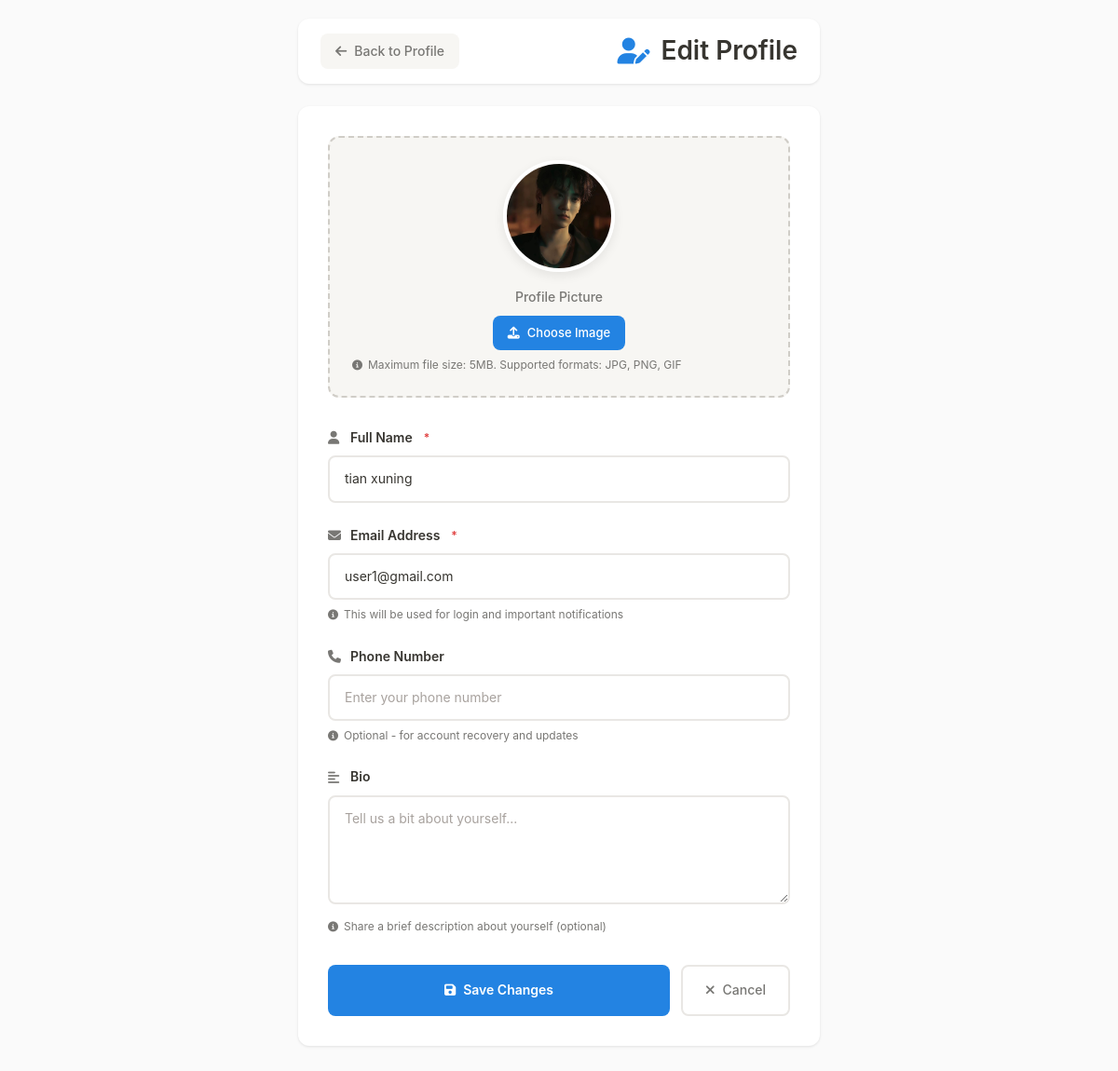
The page /main/profile/edit_profile.php (signed in) on the database its author committed.
### tables this page shows
CREATE TABLE `users` (
  `id` int NOT NULL,
  `name` varchar(100) NOT NULL,
  `username` varchar(50) NOT NULL,
  `email` varchar(100) NOT NULL,
  `password` varchar(255) NOT NULL,
  `role` enum('user','admin') DEFAULT 'user',
  `avatar` varchar(255) DEFAULT NULL,
  `phone_number` varchar(20) DEFAULT NULL,
  `bio` text,
  `reputation_score` int DEFAULT '0',
  `created_at` timestamp NULL DEFAULT CURRENT_TIMESTAMP,
  `updated_at` timestamp NULL DEFAULT CURRENT_TIMESTAMP ON UPDATE CURRENT_TIMESTAMP,
  `reset_token` varchar(255) DEFAULT NULL,
  `reset_expires` datetime DEFAULT NULL,
  `is_verified` tinyint(1) DEFAULT '0',
  `verify_token` varchar(255) DEFAULT NULL,
  `login_provider` varchar(50) DEFAULT 'email',
  `token_expires` datetime DEFAULT NULL
);

### main/profile/edit_profile.php (the view, shortened to what this page needs)
<?php
include "../../connection.php";
$user_id = $_SESSION['user_id'];
$stmt = $conn->prepare("SELECT name, email, avatar, phone_number, bio FROM users WHERE id = ?");
$stmt->bind_param("i", $user_id);
$stmt->execute();
$result = $stmt->get_result();
$user = $result->fetch_assoc();
?>
<!DOCTYPE html>
<html lang="en">
<head>
<link href="https://cdn.jsdelivr.net/npm/bootstrap@5.3.2/dist/css/bootstrap.min.css" rel="stylesheet">
<link href="https://cdnjs.cloudflare.com/ajax/libs/font-awesome/6.4.0/css/all.min.css" rel="stylesheet">
</head>
<body>
<div class="container">
  <div class="header">
    <a href="index.php" class="back-btn">
      <i class="fas fa-arrow-left"></i>
      Back to Profile
    </a>
    <h1 class="page-title">
      <i class="fas fa-user-edit"></i>
      Edit Profile
    </h1>
  </div>
  <div class="main-card">
    <form method="POST" enctype="multipart/form-data" id="profileForm">
      <div class="avatar-section">
        <div class="avatar-container">
          <img src="../../uploads/<?php echo htmlspecialchars($user['avatar']); ?>"
               class="avatar-preview"
               alt="Current avatar"
               id="avatarPreview">
        </div>
        <div class="avatar-upload-label">Profile Picture</div>
        <div class="file-input-wrapper">
          <div class="file-input-btn">
            <i class="fas fa-upload"></i>
            Choose Image
          </div>
        </div>
        <div class="form-helper">
          <i class="fas fa-info-circle"></i>
          Maximum file size: 5MB. Supported formats: JPG, PNG, GIF
        </div>
      </div>
      <div class="form-group">
        <label class="form-label">
          <i class="fas fa-user"></i>
          Full Name
          <span class="required-indicator">*</span>
        </label>
        <input type="text"
               name="name"
               value="<?php echo htmlspecialchars($user['name']); ?>"
               class="form-input"
               required
               placeholder="Enter your full name">
      </div>
      <div class="form-group">
        <label class="form-label">
          <i class="fas fa-envelope"></i>
          Email Address
          <span class="required-indicator">*</span>
        </label>
        <input type="email"
               name="email"
               value="<?php echo htmlspecialchars($user['email']); ?>"
               class="form-input"
               required
               placeholder="Enter your email address">
        <div class="form-helper">
          <i class="fas fa-info-circle"></i>
          This will be used for login and important notifications
        </div>
      </div>
      <div class="form-group">
        <label class="form-label">
          <i class="fas fa-phone"></i>
          Phone Number
        </label>
        <input type="tel"
               name="phone"
               value="<?php echo htmlspecialchars($user['phone_number'] ?? ''); ?>"
               class="form-input"
               placeholder="Enter your phone number">
        <div class="form-helper">
          <i class="fas fa-info-circle"></i>
          Optional - for account recovery and updates
        </div>
      </div>
      <div class="form-group">
        <label class="form-label">
          <i class="fas fa-align-left"></i>
          Bio
        </label>
        <textarea name="bio"
                  class="form-input form-textarea"
                  rows="4"
                  placeholder="Tell us a bit about yourself..."><?php echo htmlspecialchars($user['bio'] ?? ''); ?></textarea>
        <div class="form-helper">
          <i class="fas fa-info-circle"></i>
          Share a brief description about yourself (optional)
        </div>
      </div>
      <div class="action-buttons">
        <button type="submit" class="btn-primary-custom" id="saveBtn">
          <i class="fas fa-save"></i>
          Save Changes
        </button>
        <a href="index.php" class="btn-secondary-custom">
          <i class="fas fa-times"></i>
          Cancel
        </a>
      </div>
    </form>
  </div>
</div>
</body>
</html>

### main/profile/edit_profile.php (style rules this page uses)
:root { --notion-bg: #fafafa; --notion-white: #ffffff; --notion-gray-100: #f7f6f3; --notion-gray-200: #e9e7e4; --notion-gray-300: #d0cdc7; --notion-gray-400: #a8a29e; --notion-gray-600: #787774; --notion-gray-800: #373530; --notion-blue: #2383e2; --notion-red: #e03e3e; --notion-green: #0f7b0f; --notion-orange: #d9730d; --shadow-light: 0 1px 3px rgba(0, 0, 0, 0.1); --shadow-medium: 0 4px 12px rgba(0, 0, 0, 0.08); --shadow-focus: 0 0 0 3px rgba(35, 131, 226, 0.1); --border-radius: 8px; --border-radius-lg: 12px; }
* { box-sizing: border-box; }
body { background-color: var(--notion-bg); font-family: -apple-system, BlinkMacSystemFont, "Segoe UI", Roboto, "Helvetica Neue", sans-serif; color: var(--notion-gray-800); line-height: 1.6; margin: 0; padding: 0; min-height: 100vh; }
.container { max-width: 600px; margin: 0 auto; padding: 20px; }
.header { background: var(--notion-white); border-radius: var(--border-radius-lg); box-shadow: var(--shadow-light); padding: 16px 24px; margin-bottom: 24px; display: flex; align-items: center; justify-content: space-between; }
.back-btn { display: inline-flex; align-items: center; gap: 8px; padding: 8px 16px; background: var(--notion-gray-100); color: var(--notion-gray-600); text-decoration: none; border-radius: var(--border-radius); font-size: 14px; font-weight: 500; transition: all 0.2s ease; border: none; }
.page-title { margin: 0; font-size: 28px; font-weight: 600; color: var(--notion-gray-800); display: flex; align-items: center; gap: 12px; }
.page-title i { color: var(--notion-blue); }
.main-card { background: var(--notion-white); border-radius: var(--border-radius-lg); box-shadow: var(--shadow-light); padding: 32px; margin-bottom: 24px; }
.avatar-section { text-align: center; margin-bottom: 32px; padding: 24px; background: var(--notion-gray-100); border-radius: var(--border-radius-lg); border: 2px dashed var(--notion-gray-300); transition: all 0.2s ease; }
.avatar-container { position: relative; display: inline-block; margin-bottom: 16px; }
.avatar-preview { width: 120px; height: 120px; border-radius: 50%; object-fit: cover; border: 4px solid var(--notion-white); box-shadow: var(--shadow-medium); }
.avatar-upload-label { color: var(--notion-gray-600); font-size: 14px; font-weight: 500; margin-bottom: 8px; }
.file-input-wrapper { position: relative; display: inline-block; cursor: pointer; }
.file-input-btn { background: var(--notion-blue); color: white; padding: 8px 16px; border-radius: var(--border-radius); font-size: 13px; font-weight: 500; display: inline-flex; align-items: center; gap: 8px; transition: all 0.2s ease; border: none; }
.form-group { margin-bottom: 24px; }
.form-label { display: block; font-size: 14px; font-weight: 600; color: var(--notion-gray-800); margin-bottom: 8px; display: flex; align-items: center; gap: 8px; }
.form-label i { color: var(--notion-gray-600); width: 16px; }
.form-input { width: 100%; padding: 12px 16px; border: 2px solid var(--notion-gray-200); border-radius: var(--border-radius); font-size: 14px; color: var(--notion-gray-800); background: var(--notion-white); transition: all 0.2s ease; outline: none; }
.form-textarea { resize: vertical; min-height: 80px; font-family: inherit; }
.form-input::placeholder { color: var(--notion-gray-400); }
.required-indicator { color: var(--notion-red); font-size: 12px; margin-left: 4px; }
.action-buttons { display: flex; gap: 12px; margin-top: 32px; }
.btn-primary-custom { flex: 1; background: var(--notion-blue); color: white; border: none; padding: 14px 24px; border-radius: var(--border-radius); font-weight: 600; font-size: 14px; text-decoration: none; text-align: center; transition: all 0.2s ease; display: inline-flex; align-items: center; justify-content: center; gap: 8px; cursor: pointer; }
.btn-secondary-custom { background: transparent; color: var(--notion-gray-600); border: 2px solid var(--notion-gray-200); padding: 14px 24px; border-radius: var(--border-radius); font-weight: 500; font-size: 14px; text-decoration: none; text-align: center; transition: all 0.2s ease; display: inline-flex; align-items: center; justify-content: center; gap: 8px; }
.form-helper { font-size: 12px; color: var(--notion-gray-600); margin-top: 6px; display: flex; align-items: center; gap: 6px; }
.form-helper i { font-size: 11px; }

### rows shown on the page
users: avatar (picture), name "tian xuning", email "user1@gmail.com"
